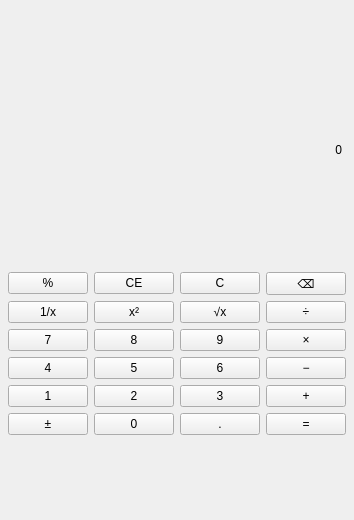
<?xml version="1.0" encoding="UTF-8"?>
<ui version="4.0">
 <class>MainWindow</class>
 <widget class="QMainWindow" name="MainWindow">
  <property name="geometry">
   <rect>
    <x>0</x>
    <y>0</y>
    <width>330</width>
    <height>520</height>
   </rect>
  </property>
  <property name="windowTitle">
   <string>计算器</string>
  </property>
  <widget class="QWidget" name="centralwidget">
   <layout class="QVBoxLayout" name="mainLayout">
    <property name="spacing">
     <number>8</number>
    </property>
    <property name="leftMargin">
     <number>8</number>
    </property>
    <property name="topMargin">
     <number>8</number>
    </property>
    <property name="rightMargin">
     <number>8</number>
    </property>
    <property name="bottomMargin">
     <number>8</number>
    </property>
    <item>
     <widget class="QWidget" name="displayPanel" native="true">
      <property name="sizePolicy">
       <sizepolicy hsizetype="Preferred" vsizetype="Fixed">
        <horstretch>0</horstretch>
        <verstretch>0</verstretch>
       </sizepolicy>
      </property>
      <property name="minimumSize">
       <size>
        <width>0</width>
        <height>104</height>
       </size>
      </property>
      <property name="maximumSize">
       <size>
        <width>16777215</width>
        <height>104</height>
       </size>
      </property>
      <layout class="QVBoxLayout" name="displayLayout">
       <property name="spacing">
        <number>0</number>
       </property>
       <property name="leftMargin">
        <number>4</number>
       </property>
       <property name="topMargin">
        <number>2</number>
       </property>
       <property name="rightMargin">
        <number>4</number>
       </property>
       <property name="bottomMargin">
        <number>2</number>
       </property>
       <item>
        <widget class="QLabel" name="expressionLabel">
         <property name="minimumSize">
          <size>
           <width>0</width>
           <height>24</height>
          </size>
         </property>
         <property name="text">
          <string/>
         </property>
         <property name="alignment">
          <set>Qt::AlignRight|Qt::AlignTrailing|Qt::AlignVCenter</set>
         </property>
        </widget>
       </item>
       <item>
        <widget class="QLabel" name="displayLabel">
         <property name="minimumSize">
          <size>
           <width>0</width>
           <height>72</height>
          </size>
         </property>
         <property name="text">
          <string>0</string>
         </property>
         <property name="alignment">
          <set>Qt::AlignRight|Qt::AlignTrailing|Qt::AlignVCenter</set>
         </property>
        </widget>
       </item>
      </layout>
     </widget>
    </item>
    <item>
     <layout class="QGridLayout" name="buttonLayout">
      <property name="spacing">
       <number>6</number>
      </property>
      <property name="leftMargin">
       <number>0</number>
      </property>
      <property name="topMargin">
       <number>0</number>
      </property>
      <property name="rightMargin">
       <number>0</number>
      </property>
      <property name="bottomMargin">
       <number>0</number>
      </property>
      <item row="0" column="0">
       <widget class="QPushButton" name="btnPercent">
        <property name="text">
         <string>%</string>
        </property>
       </widget>
      </item>
      <item row="0" column="1">
       <widget class="QPushButton" name="btnClearEntry">
        <property name="text">
         <string>CE</string>
        </property>
       </widget>
      </item>
      <item row="0" column="2">
       <widget class="QPushButton" name="btnClear">
        <property name="text">
         <string>C</string>
        </property>
       </widget>
      </item>
      <item row="0" column="3">
       <widget class="QPushButton" name="btnBackspace">
        <property name="text">
         <string>⌫</string>
        </property>
       </widget>
      </item>
      <item row="1" column="0">
       <widget class="QPushButton" name="btnReciprocal">
        <property name="text">
         <string>1/x</string>
        </property>
       </widget>
      </item>
      <item row="1" column="1">
       <widget class="QPushButton" name="btnSquare">
        <property name="text">
         <string>x²</string>
        </property>
       </widget>
      </item>
      <item row="1" column="2">
       <widget class="QPushButton" name="btnSqrt">
        <property name="text">
         <string>√x</string>
        </property>
       </widget>
      </item>
      <item row="1" column="3">
       <widget class="QPushButton" name="btnDivide">
        <property name="text">
         <string>÷</string>
        </property>
       </widget>
      </item>
      <item row="2" column="0">
       <widget class="QPushButton" name="btnDigit7">
        <property name="text">
         <string>7</string>
        </property>
       </widget>
      </item>
      <item row="2" column="1">
       <widget class="QPushButton" name="btnDigit8">
        <property name="text">
         <string>8</string>
        </property>
       </widget>
      </item>
      <item row="2" column="2">
       <widget class="QPushButton" name="btnDigit9">
        <property name="text">
         <string>9</string>
        </property>
       </widget>
      </item>
      <item row="2" column="3">
       <widget class="QPushButton" name="btnMultiply">
        <property name="text">
         <string>×</string>
        </property>
       </widget>
      </item>
      <item row="3" column="0">
       <widget class="QPushButton" name="btnDigit4">
        <property name="text">
         <string>4</string>
        </property>
       </widget>
      </item>
      <item row="3" column="1">
       <widget class="QPushButton" name="btnDigit5">
        <property name="text">
         <string>5</string>
        </property>
       </widget>
      </item>
      <item row="3" column="2">
       <widget class="QPushButton" name="btnDigit6">
        <property name="text">
         <string>6</string>
        </property>
       </widget>
      </item>
      <item row="3" column="3">
       <widget class="QPushButton" name="btnMinus">
        <property name="text">
         <string>−</string>
        </property>
       </widget>
      </item>
      <item row="4" column="0">
       <widget class="QPushButton" name="btnDigit1">
        <property name="text">
         <string>1</string>
        </property>
       </widget>
      </item>
      <item row="4" column="1">
       <widget class="QPushButton" name="btnDigit2">
        <property name="text">
         <string>2</string>
        </property>
       </widget>
      </item>
      <item row="4" column="2">
       <widget class="QPushButton" name="btnDigit3">
        <property name="text">
         <string>3</string>
        </property>
       </widget>
      </item>
      <item row="4" column="3">
       <widget class="QPushButton" name="btnPlus">
        <property name="text">
         <string>+</string>
        </property>
       </widget>
      </item>
      <item row="5" column="0">
       <widget class="QPushButton" name="btnSign">
        <property name="text">
         <string>±</string>
        </property>
       </widget>
      </item>
      <item row="5" column="1">
       <widget class="QPushButton" name="btnDigit0">
        <property name="text">
         <string>0</string>
        </property>
       </widget>
      </item>
      <item row="5" column="2">
       <widget class="QPushButton" name="btnDot">
        <property name="text">
         <string>.</string>
        </property>
       </widget>
      </item>
      <item row="5" column="3">
       <widget class="QPushButton" name="btnEquals">
        <property name="text">
         <string>=</string>
        </property>
       </widget>
      </item>
     </layout>
    </item>
   </layout>
  </widget>
 </widget>
 <resources/>
 <connections/>
</ui>
